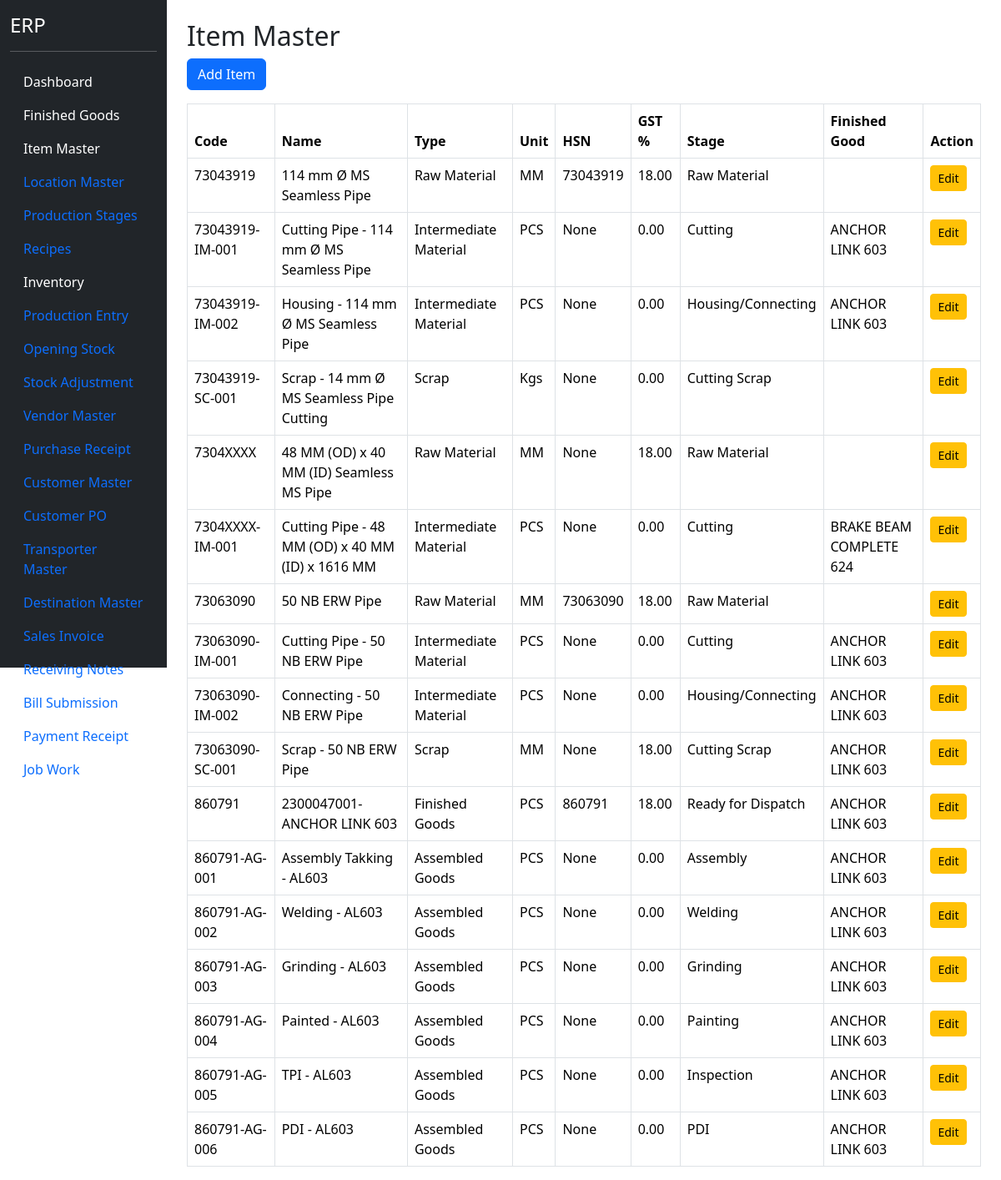
Screenshot of /items (signed in) with the database file from the repository.
### models.py (models this page shows)
class ItemMaster(db.Model):
    __tablename__ = "item_master"
    id = db.Column(db.Integer, primary_key=True)
    item_code = db.Column(
        db.String(50),
        unique=True,
        nullable=False
    )
    item_name = db.Column(
        db.String(255),
        nullable=False
    )
    item_type = db.Column(
        db.String(50),
        nullable=False
    )
    production_stage = db.Column(
    db.String(100)
    )
    production_stage_id = db.Column(
    db.Integer,
    db.ForeignKey(
        "production_stage_master.id"
    ),
    nullable=True
    )
    production_stage_rel = db.relationship(
    "ProductionStageMaster"
    )
    unit = db.Column(
        db.String(20),
        nullable=False
    )
    finished_good_id = db.Column(
    db.Integer,
    db.ForeignKey("finished_goods.id"),
    nullable=True
    )
    hsn_code = db.Column(
    db.String(20)
    )
    gst_rate = db.Column(
    db.Float,
    default=18
    )
    active = db.Column(
        db.Boolean,
        default=True
    )

class ProductionStageMaster(db.Model):
    __tablename__ = "production_stage_master"
    id = db.Column(
        db.Integer,
        primary_key=True
    )
    stage_no = db.Column(
        db.Integer,
        nullable=False
    )
    stage_name = db.Column(
        db.String(100),
        nullable=False
    )
    active = db.Column(
        db.Boolean,
        default=True
    )

class FinishedGood(db.Model):
    __tablename__ = "finished_goods"
    id = db.Column(db.Integer, primary_key=True)
    fg_code = db.Column(
        db.String(50),
        unique=True,
        nullable=False
    )
    fg_name = db.Column(
        db.String(200),
        nullable=False
    )
    pl_number = db.Column(
        db.String(100),
        nullable=True
    )
    uvam_reference = db.Column(
        db.String(500),
        nullable=True
    )
    items = db.relationship(
    "ItemMaster",
    backref="finished_good",
    lazy=True
    )
    active = db.Column(
        db.Boolean,
        default=True
    )

### blueprints/masters/routes.py (the view)
@masters_bp.route("/items")
@login_required
def items():
    item_list = ItemMaster.query.order_by(
        ItemMaster.item_code
        ).all()
    return render_template(
        "items.html",
        item_list=item_list
    )

### app.py (called while the page is built)
@login_manager.user_loader
def load_user(user_id):
    return User.query.get(int(user_id))

### templates/items.html
{% extends "base.html" %}
{% block content %}
<div class="container mt-4">
    <h2>Item Master</h2>
    <a href="/items/add"
       class="btn btn-primary mb-3">
        Add Item
    </a>
    <table class="table table-bordered">
        <thead>
            <tr>
                <th>Code</th>
                <th>Name</th>
                <th>Type</th>
                <th>Unit</th>
                <th>
                    HSN
                </th>
                <th>
                    GST %
                </th>
                <th>Stage</th>
                <th>Finished Good</th>
                <th>Action</th>
            </tr>
        </thead>
        <tbody>
            {% for item in item_list %}
            <tr>
                <td>{{ item.item_code }}</td>
                <td>{{ item.item_name }}</td>
                <td>{{ item.item_type }}</td>
                <td>{{ item.unit }}</td>
                <td>
                    {{ item.hsn_code }}
                </td>
                <td>
                    {{ "%.2f"|format(item.gst_rate or 0) }}
                </td>
                <td>
                    {% if item.production_stage_rel %}
                    {{ item.production_stage_rel.stage_name }}
                    {% endif %}
                </td>
                <td>
                    {{ item.finished_good.fg_name if item.finished_good else '' }}
                </td>
                <td>
                    <a href="/items/edit/{{ item.id }}"
                       class="btn btn-sm btn-warning">
                        Edit
                    </a>
                </td>
            </tr>
            {% endfor %}
        </tbody>
    </table>
</div>
{% endblock %}

### rows the page displays
ItemMaster: item_code "73043919", item_name "114 mm Ø MS Seamless Pipe", item_type "Raw Material", unit "MM", hsn_code "73043919", gst_rate "18.00", production_stage_rel.stage_name "Raw Material"
ItemMaster: item_code "73043919-IM-001", item_name "Cutting Pipe - 114 mm Ø MS Seamless Pipe", item_type "Intermediate Material", unit "PCS", hsn_code "None", gst_rate "0.00", production_stage_rel.stage_name "Cutting", finished_good "ANCHOR LINK 603"
ItemMaster: item_code "73043919-IM-002", item_name "Housing - 114 mm Ø MS Seamless Pipe", item_type "Intermediate Material", unit "PCS", hsn_code "None", gst_rate "0.00", production_stage_rel.stage_name "Housing/Connecting", finished_good "ANCHOR LINK 603"
ItemMaster: item_code "73043919-SC-001", item_name "Scrap - 14 mm Ø MS Seamless Pipe Cutting", item_type "Scrap", unit "Kgs", hsn_code "None", gst_rate "0.00", production_stage_rel.stage_name "Cutting Scrap"
ItemMaster: item_code "7304XXXX", item_name "48 MM (OD) x 40 MM (ID) Seamless MS Pipe", item_type "Raw Material", unit "MM", hsn_code "None", gst_rate "18.00", production_stage_rel.stage_name "Raw Material"
ItemMaster: item_code "7304XXXX-IM-001", item_name "Cutting Pipe - 48 MM (OD) x 40 MM (ID) x 1616 MM", item_type "Intermediate Material", unit "PCS", hsn_code "None", gst_rate "0.00", production_stage_rel.stage_name "Cutting", finished_good "BRAKE BEAM COMPLETE 624"
ItemMaster: item_code "73063090", item_name "50 NB ERW Pipe", item_type "Raw Material", unit "MM", hsn_code "73063090", gst_rate "18.00", production_stage_rel.stage_name "Raw Material"
ItemMaster: item_code "73063090-IM-001", item_name "Cutting Pipe - 50 NB ERW Pipe", item_type "Intermediate Material", unit "PCS", hsn_code "None", gst_rate "0.00", production_stage_rel.stage_name "Cutting", finished_good "ANCHOR LINK 603"
ItemMaster: item_code "73063090-IM-002", item_name "Connecting - 50 NB ERW Pipe", item_type "Intermediate Material", unit "PCS", hsn_code "None", gst_rate "0.00", production_stage_rel.stage_name "Housing/Connecting", finished_good "ANCHOR LINK 603"
ItemMaster: item_code "73063090-SC-001", item_name "Scrap - 50 NB ERW Pipe", item_type "Scrap", unit "MM", hsn_code "None", gst_rate "18.00", production_stage_rel.stage_name "Cutting Scrap", finished_good "ANCHOR LINK 603"
ItemMaster: item_code "860791", item_name "2300047001-ANCHOR LINK 603", item_type "Finished Goods", unit "PCS", hsn_code "860791", gst_rate "18.00", production_stage_rel.stage_name "Ready for Dispatch", finished_good "ANCHOR LINK 603"
ItemMaster: item_code "860791-AG-001", item_name "Assembly Takking - AL603", item_type "Assembled Goods", unit "PCS", hsn_code "None", gst_rate "0.00", production_stage_rel.stage_name "Assembly", finished_good "ANCHOR LINK 603"
ItemMaster: item_code "860791-AG-002", item_name "Welding - AL603", item_type "Assembled Goods", unit "PCS", hsn_code "None", gst_rate "0.00", production_stage_rel.stage_name "Welding", finished_good "ANCHOR LINK 603"
ItemMaster: item_code "860791-AG-003", item_name "Grinding - AL603", item_type "Assembled Goods", unit "PCS", hsn_code "None", gst_rate "0.00", production_stage_rel.stage_name "Grinding", finished_good "ANCHOR LINK 603"
ItemMaster: item_code "860791-AG-004", item_name "Painted - AL603", item_type "Assembled Goods", unit "PCS", hsn_code "None", gst_rate "0.00", production_stage_rel.stage_name "Painting", finished_good "ANCHOR LINK 603"
ItemMaster: item_code "860791-AG-005", item_name "TPI - AL603", item_type "Assembled Goods", unit "PCS", hsn_code "None", gst_rate "0.00", production_stage_rel.stage_name "Inspection", finished_good "ANCHOR LINK 603"
ItemMaster: item_code "860791-AG-006", item_name "PDI - AL603", item_type "Assembled Goods", unit "PCS", hsn_code "None", gst_rate "0.00", production_stage_rel.stage_name "PDI", finished_good "ANCHOR LINK 603"
